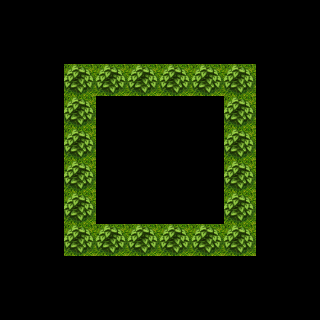

This game map was drawn from its Tiled (.tmx) file and the tilesets committed beside it. A one-line description and the trimmed map source follow:
An orthogonal 10x10 tile map with 32x32 px tiles, 1 tile layer (blockedLayer), 1 hidden layer not drawn.

<map version="1.0" orientation="orthogonal" renderorder="right-down" width="10" height="10" tilewidth="32" tileheight="32">
 <tileset firstgid="1" name="tiles" tilewidth="32" tileheight="32">
  <image source="tiles.png" width="800" height="640" />
 </tileset>
 <layer name="backgroundLayer0" width="10" height="10" visible="0">
  <data>[100 cells, 64 non-empty, 5 distinct tile ids]</data>
 </layer>
 <layer name="blockedLayer" width="10" height="10">
  <data>[100 cells, 20 non-empty, 1 distinct tile ids]</data>
 </layer>
</map>
